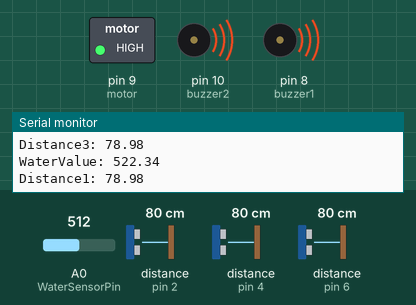
The sketch below on a simulated Arduino Nano, built with avr-gcc and run on an emulated ATmega328P. Shown: switched loads named in the sketch (green lamp = pin HIGH), buzzer (waves = sounding, pin HIGH), the last lines printed to the serial monitor. Wiring (inferred from the names in the program): 3 × ultrasonic range finder: trigger pin 3, echo pin 2 / trigger pin 5, echo pin 4 / trigger pin 7, echo pin 6. Inputs (shaded band) come from the test bench; at power-on: A0 (WaterSensorPin) = 512, distance to the obstacle (sensors on pin 6, pin 2, pin 4) 80 cm. The echo pulse lasts 58.3 µs per cm; pins used as bus, display or sensor lines are not drawn.

Above: at 1.2 s.
1.3 s: A0 (WaterSensorPin) set to 914
4.3 s: A0 (WaterSensorPin) set to 939
At 5.5 s:
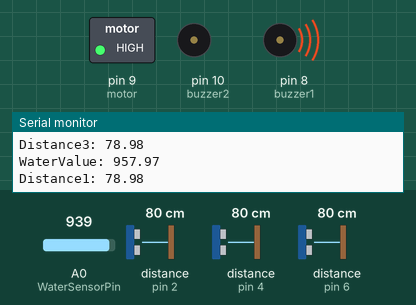
5.8 s: distance to the obstacle (sensor on pin 6) set to 35 cm
7.3 s: distance to the obstacle (sensor on pin 6) set to 29 cm
At 8.0 s:
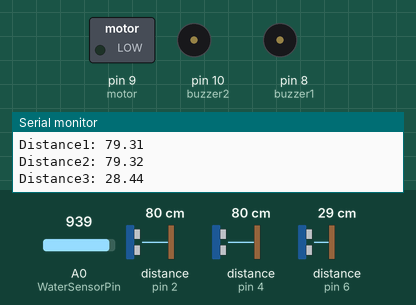
8.8 s: A0 (WaterSensorPin) set to 716
At 10.0 s:
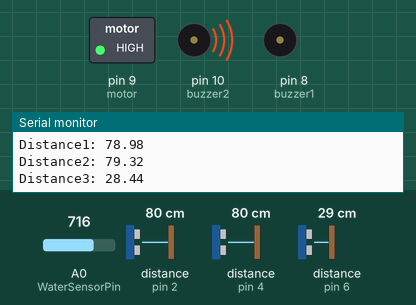
10.3 s: A0 (WaterSensorPin) set to 960
At 11.5 s:
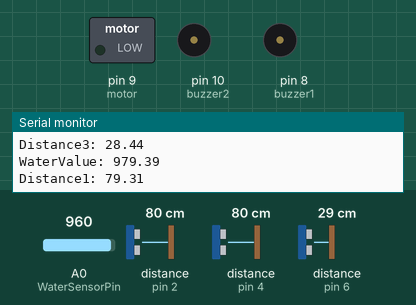
Timing chart, 0 to 12.8 s (numbered marks = the images above; inputs shaded):
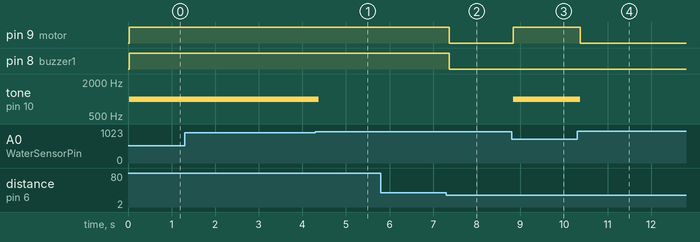

Measured:
- the behaviour switches between 931 and 932 on A0 (WaterSensorPin) (found by bisection; images 0 and 1)
- the behaviour switches between 32 and 31 cm on distance to the obstacle (sensor on pin 6) (found by bisection; images 1 and 2)
- after the input at 4.3 s, tone on pin 10 (buzzer2): 1000 Hz → silent after 0.07 s
- after the input at 7.3 s, pin 9 (motor), pin 8 (buzzer1): HIGH → LOW after 0.07 s
- after the input at 8.8 s, pin 9 (motor): LOW → HIGH at once; tone on pin 10 (buzzer2): silent → 1000 Hz at once
- after the input at 10.3 s, pin 9 (motor): HIGH → LOW after 0.07 s; tone on pin 10 (buzzer2): 1000 Hz → silent after 0.07 s

The sketch:

Smart_Stick_using_Arduino_Nano.ino
```cpp
#define WaterSensorPin A0
const int trigPin1 = 3;
const int echoPin1 = 2;
const int trigPin2 = 5;
const int echoPin2 = 4;
const int trigPin3 = 7;
const int echoPin3 = 6;
const int buzzer1 = 8;
const int motor = 9;
const int buzzer2 = 10;


long Firstduration;
long Secondduration;
long Thirdduration;
float distance1;
float distance2;
float distance3;
float WatersensorValue = 0;
int safetyDistanceA;
int safetyDistanceB;
int safetyDistanceC;


void setup() {
pinMode(trigPin1, OUTPUT);
pinMode(echoPin1, INPUT);
pinMode(trigPin2, OUTPUT);
pinMode(echoPin2, INPUT);
pinMode(trigPin3, OUTPUT);
pinMode(echoPin3, INPUT);
pinMode(buzzer1, OUTPUT);
pinMode(buzzer2, OUTPUT);
pinMode(motor, OUTPUT);
Serial.begin(9600);
}


void loop() {
//1
digitalWrite(trigPin1, LOW);
delayMicroseconds(2);


digitalWrite(trigPin1, HIGH);
delayMicroseconds(10);


digitalWrite(trigPin1, LOW);


Firstduration = pulseIn(echoPin1, HIGH);

distance1= Firstduration*0.034/2;

//2
digitalWrite(trigPin2, LOW);
delayMicroseconds(2);


digitalWrite(trigPin2, HIGH);
delayMicroseconds(10);


digitalWrite(trigPin2, LOW);

Secondduration = pulseIn(echoPin2, HIGH);


distance2= Secondduration*0.034/2;

//3

digitalWrite(trigPin3, LOW);
delayMicroseconds(2);


digitalWrite(trigPin3, HIGH);
delayMicroseconds(10);


digitalWrite(trigPin3, LOW);


Thirdduration = pulseIn(echoPin3, HIGH);

distance3= Thirdduration*0.034/2;


safetyDistanceA = distance1;
safetyDistanceB = distance2;
safetyDistanceC = distance3;


for (int i = 0; i <= 100; i++)
 {
   WatersensorValue = WatersensorValue + analogRead(WaterSensorPin);
 }
 WatersensorValue = WatersensorValue/100.0;

 if(safetyDistanceC>400){
  digitalWrite(buzzer1,HIGH);

 }


if (safetyDistanceA<50 || safetyDistanceB<50 || safetyDistanceC>30){
  digitalWrite(buzzer1,HIGH);
  digitalWrite(motor,HIGH);
  }

  else {
   digitalWrite(buzzer1,LOW);
  digitalWrite(motor,LOW);
  }
if (WatersensorValue<950){
  tone(buzzer2,1000);
  digitalWrite(motor,HIGH);}
  else{
  noTone(buzzer2);}


Serial.print("Distance1: ");
Serial.println(distance1);
Serial.print("Distance2: ");
Serial.println(distance2);
Serial.print("Distance3: ");
Serial.println(distance3);
Serial.print("WaterValue: ");
Serial.println(WatersensorValue);
}
```
